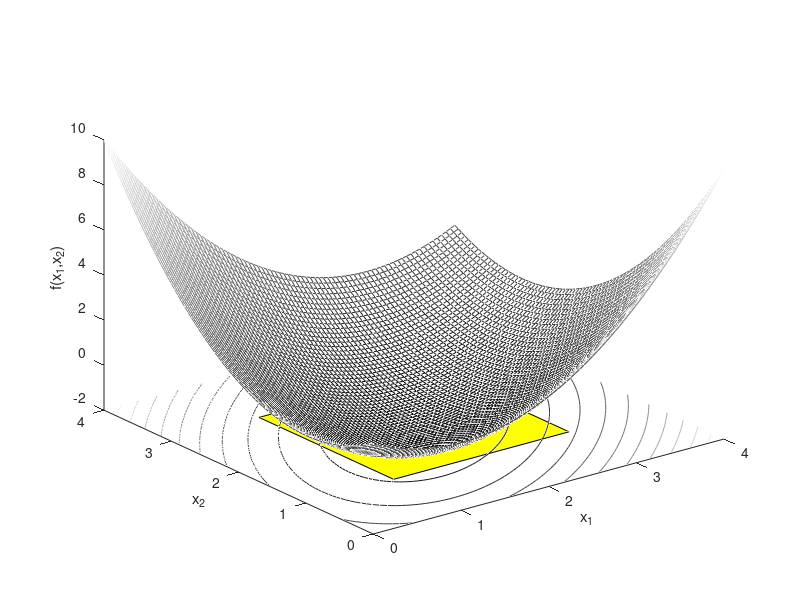

MATLAB code to generate this figure:
% Unconstrained Optimization%  
%	Dr. P.Venkataraman
%
%	section 4.4.1, Figure 4.9
% additional graphics through plotedit
%

x1=0:.05:4;	
x2=0:0.05:4;
[X1 X2]=meshgrid(x1,x2); % X,Y are matrices

fval=(X1-1).^2 +(X2-1).^2 -X1.*X2;	% could have used an m-file

colormap(gray)    % sets the default colors
meshc(X1,X2,fval) % draws a mesh with contours underneath

rotate3d  % allows you to interactively rotate the figure
%				for better view
xlabel('x_1');
ylabel('x_2');
zlabel('f(x_1,x_2)')

% adds a tangent (plane) surface at the minimum
patch([1 3 3 1], [1 1 3 3],[-2 -2 -2 -2],'y')
grid

